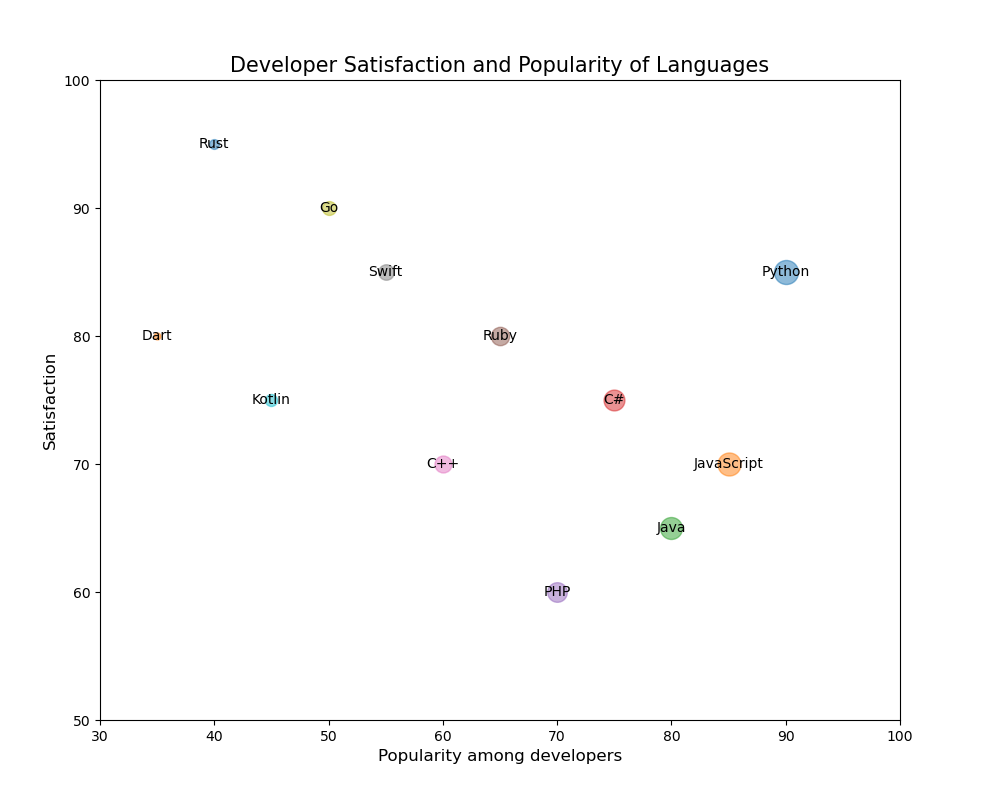

Write Python code to recreate this figure.

import matplotlib.pyplot as plt

# Defining the data
languages = ['Python', 'JavaScript', 'Java', 'C#', 'PHP', 'Ruby',
             'C++', 'Swift', 'Go', 'Kotlin', 'Rust', 'Dart']
popularity  = [90, 85, 80, 75, 70, 65, 60, 55, 50, 45, 40, 35]
satisfaction = [85, 70, 65, 75, 60, 80, 70, 85, 90, 75, 95, 80]
respondents = [600, 550, 500, 450, 400, 350, 300, 250, 200, 150, 100, 50]

# Rescaling respondents for bubble size
size = [respondent / 2 for respondent in respondents]

# Create a bubble chart
fig, ax = plt.subplots(figsize=(10, 8))  # Changed width and height

for i in range(len(languages)):
    ax.scatter(popularity[i], satisfaction[i], s=size[i],
               alpha=0.5, color=f"C{i}")

# Loop to annotate each bubble
for i, txt in enumerate(languages):
    ax.annotate(txt, (popularity[i], satisfaction[i]), ha='center', va='center')

# Set the chart's title and labels
ax.set_title('Developer Satisfaction and Popularity of Languages', fontsize=15)
ax.set_xlabel('Popularity among developers', fontsize=12)
ax.set_ylabel('Satisfaction', fontsize=12)

# Change the axes limits
ax.set_xlim(30, 100)
ax.set_ylim(50, 100)

# Tweak spacing to prevent clipping of tick-labels
plt.subplots_adjust(left=0.1, right=0.9, top=0.9, bottom=0.1)

plt.show()
